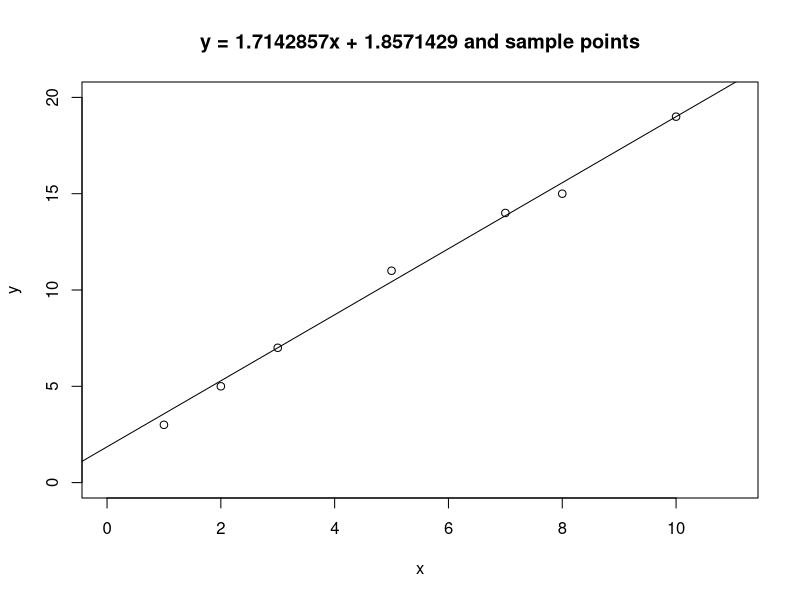

Here is the R script that generated this plot:
xs <- c(1, 2, 3, 5, 7, 8, 10)
ys <- c(3, 5, 7, 11, 14, 15, 19)
y = function(x){1.7142857*x + 1.8571429}
plot(
  xs,
  ys,
  xlim=c(0, 11),
  ylim=c(0, 20),
  xlab="x",
  ylab="y",
  main="y = 1.7142857x + 1.8571429 and sample points"
)
curve(y, add=TRUE, xlim=(c(-2, 20)))
